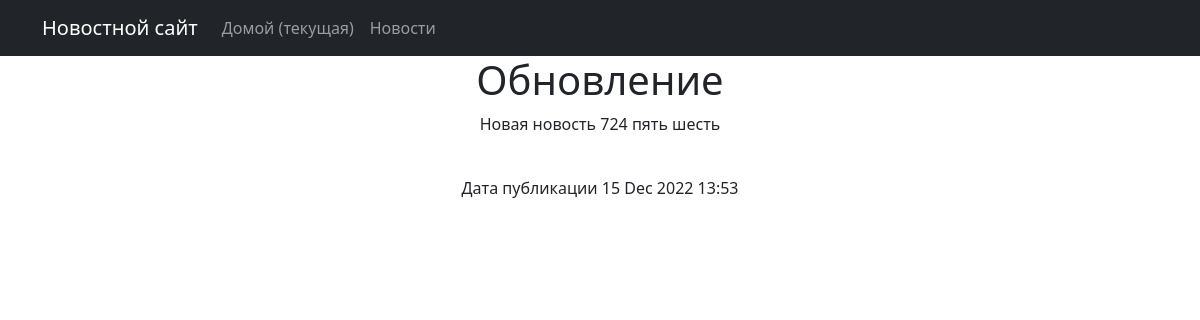
/20, run on the app's committed database.
### news/models.py (models this page shows, shortened)
class Post(models.Model):
    author = models.ForeignKey(Author, on_delete=models.CASCADE)
    categoryType = models.CharField(max_length=7, choices=CATEGORY_CHOICES, default=ARTICLE)
    dateCreation = models.DateTimeField(auto_now_add=True, )
    postCategory = models.ManyToManyField(Category, through='PostCategory')
    title = models.CharField(max_length=128)
    text = models.TextField()
    rating = models.SmallIntegerField(default=0)
    class Meta:
        verbose_name = 'Статья'
        verbose_name_plural = 'Статьи'

### news/views.py (the view)
# urls.py: path('<int:pk>', PostDetail.as_view(), name='post_detail'),
class PostDetail(DetailView):
    model = Post
    template_name = 'news/post_detail.html'
    context_object_name = 'post'

### news/templatetags/custom_filters.py (called while the page is built)
@register.filter(name='censor')
def censor(value):
    if not isinstance(value, str):
        raise ValueError(f'Тип данных{type(value)} нельзя проверить на цензуру')
    list_censor = [
        'хуй', 'хуи', 'хуя', 'бля', 'бляд', 'пизд', 'ебан', 'ебаны', 'сука',
    ]
    for word in list_censor:
        check = (value.lower()).find(word)
        while check != -1:
            len_ = len(word)
            value = value[:check] + '*' * len_ + value[check + len_:]
            check = (value.lower()).find(word)
    return value

### news/templates/news/post_detail.html (shortened to what this page needs)
{% extends 'flatpages/default.html' %}
{% load custom_filters %}
{% block content %}
    <h1>{{ post.title|censor }}</h1>
    <p>{{ post.text|censor }}</p>
<br>
    <p>Дата публикации {{ post.dateCreation|date:"d M Y H:i" }}</p>
{% endblock content %}

### data on the page
Post: title|censor "Обновление", text|censor "Новая новость 724 пять шесть", dateCreation "15 Dec 2022 13:53"
